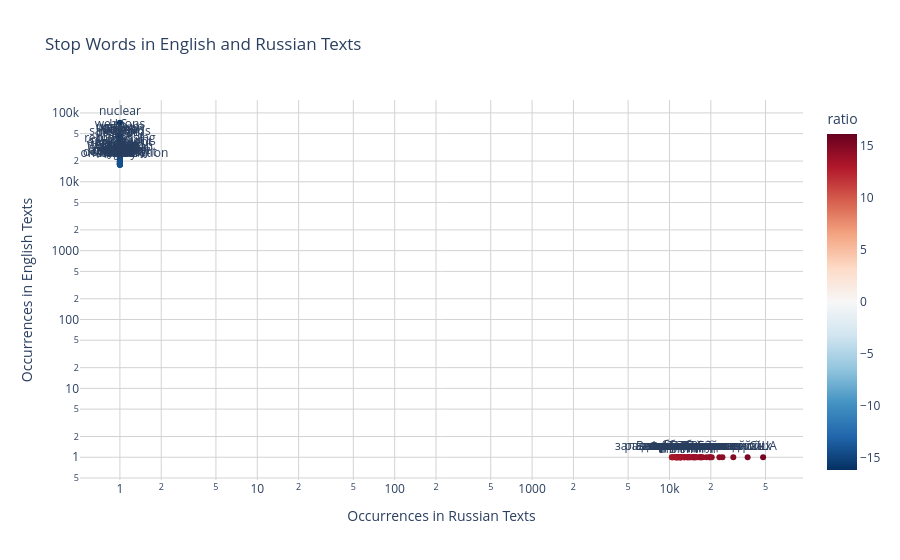

The notebook cell this image was saved under:
### Code cell
fig = px.scatter(
    df_compare, 
    x="count_rus", 
    y="count_en",
    text="word",
    color="ratio",
    log_x=True, 
    log_y=True,
    color_continuous_scale='RdBu_r', 
    color_continuous_midpoint=0,     
    labels={
        "count_rus": "Occurrences in Russian Texts",
        "count_en": "Occurrences in English Texts"
    },
    title="Stop Words in English and Russian Texts"
)

# Styling to match the screenshot
fig.update_traces(textposition='top center')
fig.update_layout(
    plot_bgcolor='white',
    xaxis=dict(showgrid=True, gridcolor='lightgrey'),
    yaxis=dict(showgrid=True, gridcolor='lightgrey'),
)

fig.show()

### Figure 1 — Plotly figure (JSON) as saved in the notebook; plotly's stock layout.template omitted (floating-point values rounded to 4 significant figures)
{"data": [{"hovertemplate": "Occurrences in Russian Texts=%{x}<br>Occurrences in English Texts=%{y}<br>word=%{text}<br>ratio=%{marker.color}<extra></extra>", "legendgroup": "", "marker": {"color": [-14.13, -14.44, -14.17, -14.49, -14.24, -14.4, -14.36, -14.14, -14.5, -14.53, -14.93, -14.51, -14.27, -14.1, -15.25, -14.51, -14.27, -15.22, -15.5, -15.26, -14.43, -14.13, -14.28, -14.23, -14.37, -14.19, -14.17, -14.47, -14.63, -14.39, -15.21, -14.11, -14.11, -14.85, -14.18, -16.13, -14.35, -15.31, -14.76, -14.29, -15.11, -15.19, -14.26, -14.84, -14.13, -15.18, -14.15, -15.37, -15.49, -14.14, 13.36, 13.56, 14.09, 14.49, 13.72, 14.83, 13.53, 15.55, 13.84, 13.45, 13.56, 13.87, 14.26, 13.41, 13.45, 13.64, 14.03, 14.31, 14.05, 14.0, 13.8, 13.91, 13.37, 13.51, 13.48, 14.26, 13.88, 13.88, 13.66, 13.47, 13.64, 13.74, 14.18, 13.34, 13.71, 14.07, 13.52, 13.55, 13.47, 15.18, 13.95, 13.56, 14.57, 13.58, 13.75, 13.44, 13.47, 13.56, 13.78, 13.91], "coloraxis": "coloraxis", "symbol": "circle"}, "mode": "markers+text", "name": "", "orientation": "v", "showlegend": false, "text": ["1980", "1981", "1982", "1983", "1984", "Argentina", "Atomic", "Brazil", "Energy", "France", "IAEA", "India", "Israel", "Non-Proliferation", "Nuclear", "Pakistan", "South", "States", "U.S.", "United", "Washington", "West", "agreement", "apparently", "arms", "capability", "development", "enriched", "enrichment", "facility", "fuel", "highly", "made", "material", "nations", "nuclear", "officials", "plant", "plutonium", "power", "program", "reactor", "reactors", "reprocessing", "research", "safeguards", "time", "uranium", "weapons", "year", "Вашингтона", "ЕЭС", "Европе", "Европы", "Запада", "Западной", "НАТО", "США", "ФРГ", "Франции", "американских", "американского", "американской", "был", "была", "были", "было", "года", "годов", "году", "годы", "государств", "долл", "других", "западноевропейские", "западноевропейских", "которые", "мира", "мире", "оружия", "отношений", "позиции", "политики", "развивающихся", "развития", "своих", "свою", "союзников", "стороны", "стран", "странами", "странах", "страны", "того", "экономического", "экспорта", "этих", "этого", "этой", "этом"], "textposition": "top center", "type": "scatter", "x": [1, 1, 1, 1, 1, 1, 1, 1, 1, 1, 1, 1, 1, 1, 1, 1, 1, 1, 1, 1, 1, 1, 1, 1, 1, 1, 1, 1, 1, 1, 1, 1, 1, 1, 1, 1, 1, 1, 1, 1, 1, 1, 1, 1, 1, 1, 1, 1, 1, 1, 10483, 12118, 17406, 23073, 13525, 29157, 11838, 48028, 14711, 11212, 12077, 14984, 19666, 10878, 11220, 12772, 16725, 20307, 16904, 16433, 14286, 15432, 10582, 11652, 11394, 19559, 15113, 15059, 12912, 11362, 12788, 13667, 18570, 10393, 13427, 17168, 11758, 11983, 11378, 37061, 15772, 12053, 24292, 12211, 13765, 11102, 11314, 12072, 14115, 15381], "xaxis": "x", "y": [17889, 22195, 18438, 22964, 19289, 21682, 20989, 18026, 23150, 23717, 31281, 23319, 19797, 17601, 39072, 23306, 19811, 38199, 46442, 39145, 22013, 17971, 19867, 19173, 21136, 18713, 18410, 22714, 25318, 21434, 37832, 17742, 17690, 29530, 18515, 71962, 20820, 40634, 27652, 20074, 35350, 37416, 19664, 29311, 17909, 37215, 18147, 42252, 45960, 18064, 1, 1, 1, 1, 1, 1, 1, 1, 1, 1, 1, 1, 1, 1, 1, 1, 1, 1, 1, 1, 1, 1, 1, 1, 1, 1, 1, 1, 1, 1, 1, 1, 1, 1, 1, 1, 1, 1, 1, 1, 1, 1, 1, 1, 1, 1, 1, 1, 1, 1], "yaxis": "y"}], "layout": {"coloraxis": {"cmid": 0, "colorbar": {"title": {"text": "ratio"}}, "colorscale": [[0, "rgb(5,48,97)"], [0.1, "rgb(33,102,172)"], [0.2, "rgb(67,147,195)"], [0.3, "rgb(146,197,222)"], [0.4, "rgb(209,229,240)"], [0.5, "rgb(247,247,247)"], [0.6, "rgb(253,219,199)"], [0.7, "rgb(244,165,130)"], [0.8, "rgb(214,96,77)"], [0.9, "rgb(178,24,43)"], [1, "rgb(103,0,31)"]]}, "legend": {"tracegroupgap": 0}, "plot_bgcolor": "white", "title": {"text": "Stop Words in English and Russian Texts"}, "xaxis": {"anchor": "y", "domain": [0, 1], "gridcolor": "lightgrey", "showgrid": true, "title": {"text": "Occurrences in Russian Texts"}, "type": "log"}, "yaxis": {"anchor": "x", "domain": [0, 1], "gridcolor": "lightgrey", "showgrid": true, "title": {"text": "Occurrences in English Texts"}, "type": "log"}}}
